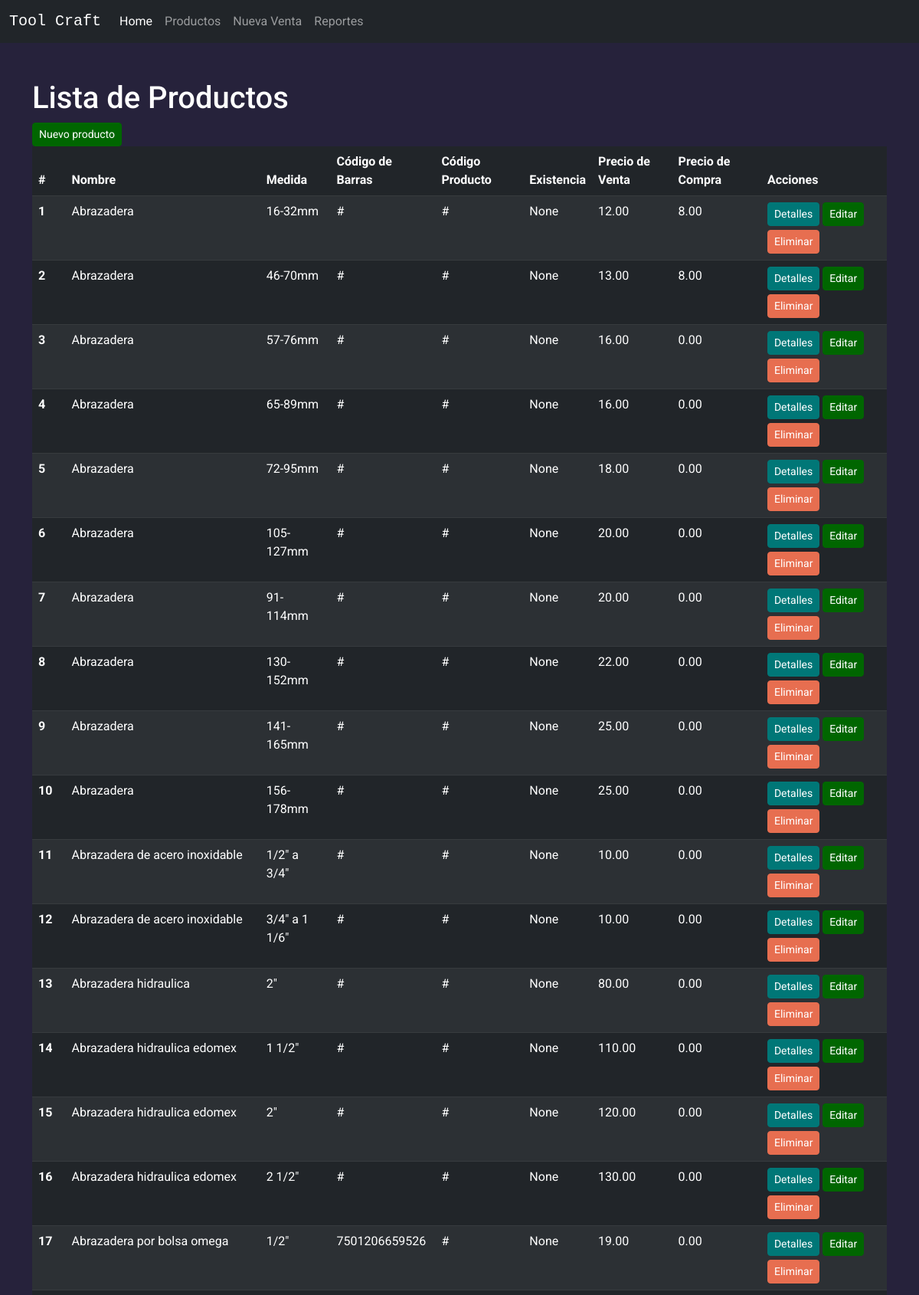
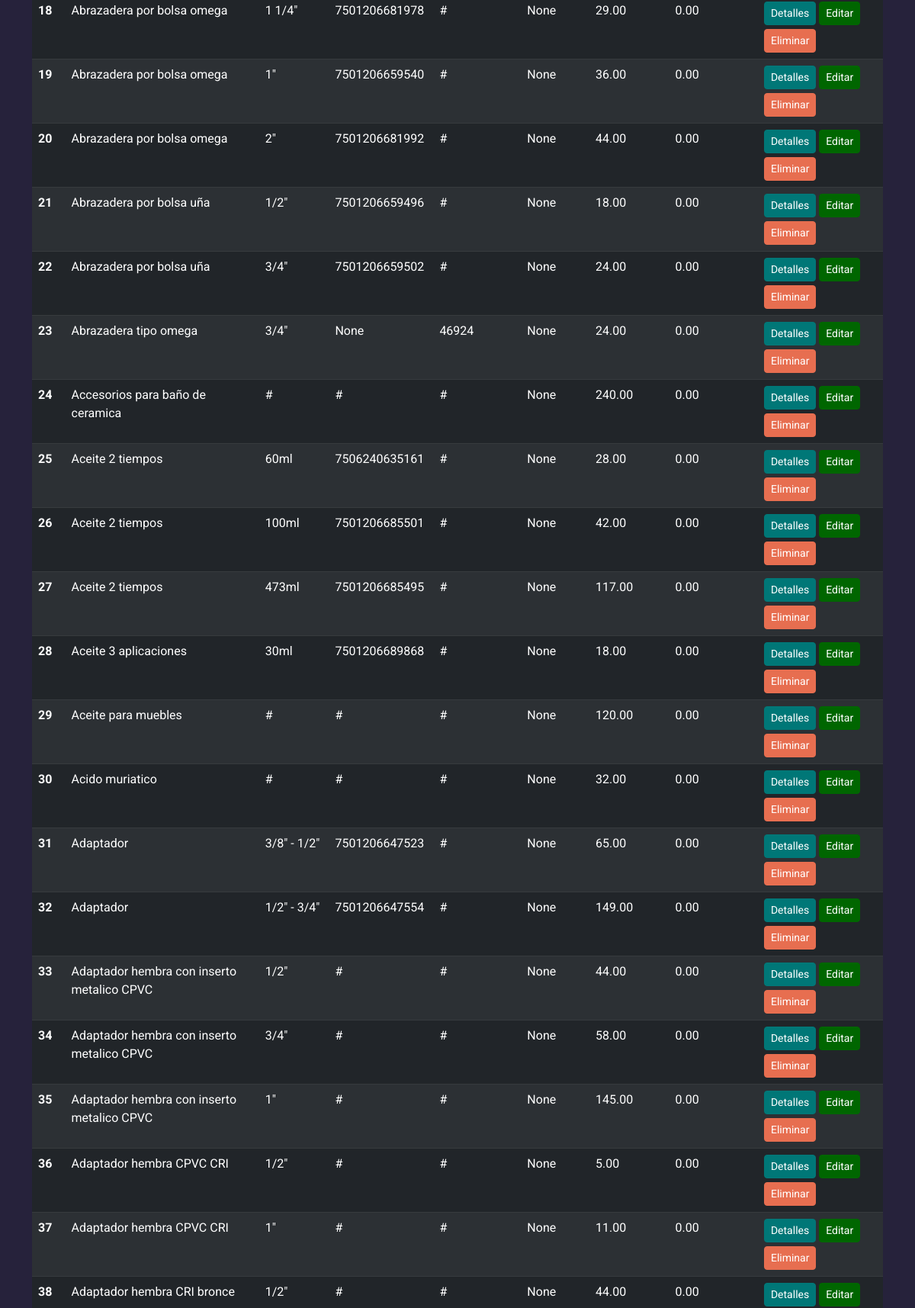
/productos/ (upper part), run on the app's committed database (2 pictures, top to bottom).
### Inventario/models.py (models this page shows, shortened)
class Producto(models.Model):
    nombre = models.CharField(max_length=255, verbose_name='Nombre del Producto')
    medida = models.CharField(max_length=255, verbose_name='Medida (por ejemplo: cm, pulg, kg, oz o litros)', blank=True, null=True,)
    codigo_barras = models.CharField(max_length=255, verbose_name="Codigo de Barra", blank=True, null=True,)
    codigo_producto = models.CharField(blank=True, null=True, max_length=25, verbose_name='Codigo Producto')
    existencia = models.PositiveIntegerField(verbose_name='Existencias Disponible', blank=True, null=True,)
    precio_venta = models.DecimalField(max_digits=10, decimal_places=2, verbose_name='Precio de Venta', blank=True, null=True,)
    precio_compra = models.DecimalField(max_digits=10, decimal_places=2, verbose_name='Precio de Compra', default=0)
    fecha_creacion = models.DateField(auto_now_add=True, verbose_name='Fecha de Creación')
    imagen = models.ImageField(blank=True, null=True, verbose_name='Imagen del Producto')
    class Meta:
        verbose_name_plural = 'Productos'

### Inventario/views.py (the view)
# urls.py: path('productos/', ProductoListView.as_view(), name='producto_list'),
class ProductoListView(ListView):
    model = Producto
    template_name = 'producto_list.html'
    context_object_name = 'productos'

### Venta/context_processor.py (called while the page is built)
def total_venta(request):
    total = float(0)
    if request.user.is_authenticated:
        if "venta" in request.session:
            for key, value in request.session["venta"].items():
                total += float(value.get("acumulado", 0))
    request.session["total_venta"] = total
    request.session.modified = True
    return {"total_venta": total}

### Inventario/templates/producto_list.html (shortened to what this page needs)
{% extends 'base.html' %}
{%load static%}
{%block extra_css%}
<link rel="stylesheet" href="https://cdn.datatables.net/2.0.0/css/dataTables.dataTables.css">
{%endblock%}
{% block content %}
    <h1 >Lista de Productos</h1>
    <a href="{% url 'producto_create'%}" class="btn btn-custom-warning btn-sm">Nuevo producto</a>
    <div>
        <div class="dt-conteiner dt-bootstrap5" >
            <table class="table table-dark table-striped " id="productosTable" >
                <thead>
                <tr>
                    <th scope="col">#</th>
                    <th scope="col">Nombre</th>
                    <th scope="col">Medida</th>
                    <th scope="col">Código de Barras</th>
                    <th scope="col">Código Producto</th>
                    <th scope="col">Existencia</th>
                    <th scope="col">Precio de Venta</th>
                    <th scope="col">Precio de Compra</th>
                    <th scope="col">Acciones</th>
                </tr>
                </thead>
                <tbody>
                {% for producto in object_list %}
                    <tr>
                    <th scope="row">{{ forloop.counter }}</th>
                    <td>{{ producto.nombre }}</td>
                    <td>{{ producto.medida }}</td>
                    <td>{{ producto.codigo_barras }}</td>
                    <td>{{ producto.codigo_producto }}</td>
                    <td>{{ producto.existencia }}</td>
                    <td>{{ producto.precio_venta }}</td>
                    <td>{{ producto.precio_compra }}</td>
                    <td>
                        <a href="#" onclick="return abrir_modal('{% url 'producto_detail' pk=producto.id %}')" class="btn btn-custom-info btn-sm">Detalles</a>
                        <a href="#" onclick="return abrir_modal('{% url 'producto_update' pk=producto.id %}')" class="btn btn-custom-warning btn-sm">Editar</a>
                        <a onclick="return abrir_modal('{% url 'producto_delete' pk=producto.id %}')" href="#" class="btn btn-custom-danger btn-sm" style="margin-top: 5px; ">Eliminar</a>
                    </td>
                    </tr>
                {% endfor %}
                </tbody>
            </table>
        </div>
    </div>
{% endblock %}

### static/css/styleTC.css (style rules this page uses)
body { font-family: "Roboto", Helvetica, sans-serif; background-color: #26223b!important; color: white!important; }
h1, h2, h3, p, a { color: white; }
.btn-custom-info { color: #ffffff!important; background-color: #007777 !important; border-color: #007777; }
.btn-custom-warning { color: #ffffff!important; background-color: #006600 !important; border-color: #006600; }
.btn-custom-danger { color: #ffffff!important; background-color: #e76e50 !important; border-color: #e76e50; }

### data on the page
Producto: nombre "Abrazadera", medida "16-32mm", codigo_barras "#", codigo_producto "#", existencia "None", precio_venta "12.00", precio_compra "8.00"
Producto: nombre "Abrazadera", medida "46-70mm", codigo_barras "#", codigo_producto "#", existencia "None", precio_venta "13.00", precio_compra "8.00"
Producto: nombre "Abrazadera", medida "57-76mm", codigo_barras "#", codigo_producto "#", existencia "None", precio_venta "16.00", precio_compra "0.00"
Producto: nombre "Abrazadera", medida "65-89mm", codigo_barras "#", codigo_producto "#", existencia "None", precio_venta "16.00", precio_compra "0.00"
Producto: nombre "Abrazadera", medida "72-95mm", codigo_barras "#", codigo_producto "#", existencia "None", precio_venta "18.00", precio_compra "0.00"
Producto: nombre "Abrazadera", medida "105-127mm", codigo_barras "#", codigo_producto "#", existencia "None", precio_venta "20.00", precio_compra "0.00"
Producto: nombre "Abrazadera", medida "91-114mm", codigo_barras "#", codigo_producto "#", existencia "None", precio_venta "20.00", precio_compra "0.00"
Producto: nombre "Abrazadera", medida "130-152mm", codigo_barras "#", codigo_producto "#", existencia "None", precio_venta "22.00", precio_compra "0.00"
Producto: nombre "Abrazadera", medida "141-165mm", codigo_barras "#", codigo_producto "#", existencia "None", precio_venta "25.00", precio_compra "0.00"
Producto: nombre "Abrazadera", medida "156-178mm", codigo_barras "#", codigo_producto "#", existencia "None", precio_venta "25.00", precio_compra "0.00"
Producto: nombre "Abrazadera de acero inoxidable", medida "1/2\" a 3/4\"", codigo_barras "#", codigo_producto "#", existencia "None", precio_venta "10.00", precio_compra "0.00"
Producto: nombre "Abrazadera de acero inoxidable", medida "3/4\" a 1 1/6\"", codigo_barras "#", codigo_producto "#", existencia "None", precio_venta "10.00", precio_compra "0.00"
Producto: nombre "Abrazadera hidraulica", medida "2\"", codigo_barras "#", codigo_producto "#", existencia "None", precio_venta "80.00", precio_compra "0.00"
Producto: nombre "Abrazadera hidraulica edomex", medida "1 1/2\"", codigo_barras "#", codigo_producto "#", existencia "None", precio_venta "110.00", precio_compra "0.00"
Producto: nombre "Abrazadera hidraulica edomex", medida "2\"", codigo_barras "#", codigo_producto "#", existencia "None", precio_venta "120.00", precio_compra "0.00"
Producto: nombre "Abrazadera hidraulica edomex", medida "2 1/2\"", codigo_barras "#", codigo_producto "#", existencia "None", precio_venta "130.00", precio_compra "0.00"
Producto: nombre "Abrazadera por bolsa omega", medida "1/2\"", codigo_barras "7501206659526", codigo_producto "#", existencia "None", precio_venta "19.00", precio_compra "0.00"
Producto: nombre "Abrazadera por bolsa omega", medida "1 1/4\"", codigo_barras "7501206681978", codigo_producto "#", existencia "None", precio_venta "29.00", precio_compra "0.00"
Producto: nombre "Abrazadera por bolsa omega", medida "1\"", codigo_barras "7501206659540", codigo_producto "#", existencia "None", precio_venta "36.00", precio_compra "0.00"
Producto: nombre "Abrazadera por bolsa omega", medida "2\"", codigo_barras "7501206681992", codigo_producto "#", existencia "None", precio_venta "44.00", precio_compra "0.00"
Producto: nombre "Abrazadera por bolsa uña", medida "1/2\"", codigo_barras "7501206659496", codigo_producto "#", existencia "None", precio_venta "18.00", precio_compra "0.00"
Producto: nombre "Abrazadera por bolsa uña", medida "3/4\"", codigo_barras "7501206659502", codigo_producto "#", existencia "None", precio_venta "24.00", precio_compra "0.00"
Producto: nombre "Abrazadera tipo omega", medida "3/4\"", codigo_barras "None", codigo_producto "46924", existencia "None", precio_venta "24.00", precio_compra "0.00"
Producto: nombre "Accesorios para baño de ceramica", medida "#", codigo_barras "#", codigo_producto "#", existencia "None", precio_venta "240.00", precio_compra "0.00"
Producto: nombre "Aceite 2 tiempos", medida "60ml", codigo_barras "7506240635161", codigo_producto "#", existencia "None", precio_venta "28.00", precio_compra "0.00"
Producto: nombre "Aceite 2 tiempos", medida "100ml", codigo_barras "7501206685501", codigo_producto "#", existencia "None", precio_venta "42.00", precio_compra "0.00"
Producto: nombre "Aceite 2 tiempos", medida "473ml", codigo_barras "7501206685495", codigo_producto "#", existencia "None", precio_venta "117.00", precio_compra "0.00"
Producto: nombre "Aceite 3 aplicaciones", medida "30ml", codigo_barras "7501206689868", codigo_producto "#", existencia "None", precio_venta "18.00", precio_compra "0.00"
Producto: nombre "Aceite para muebles", medida "#", codigo_barras "#", codigo_producto "#", existencia "None", precio_venta "120.00", precio_compra "0.00"
Producto: nombre "Acido muriatico", medida "#", codigo_barras "#", codigo_producto "#", existencia "None", precio_venta "32.00", precio_compra "0.00"
Producto: nombre "Adaptador", medida "3/8\" - 1/2\"", codigo_barras "7501206647523", codigo_producto "#", existencia "None", precio_venta "65.00", precio_compra "0.00"
Producto: nombre "Adaptador", medida "1/2\" - 3/4\"", codigo_barras "7501206647554", codigo_producto "#", existencia "None", precio_venta "149.00", precio_compra "0.00"
Producto: nombre "Adaptador hembra con inserto metalico CPVC", medida "1/2\"", codigo_barras "#", codigo_producto "#", existencia "None", precio_venta "44.00", precio_compra "0.00"
Producto: nombre "Adaptador hembra con inserto metalico CPVC", medida "3/4\"", codigo_barras "#", codigo_producto "#", existencia "None", precio_venta "58.00", precio_compra "0.00"
Producto: nombre "Adaptador hembra con inserto metalico CPVC", medida "1\"", codigo_barras "#", codigo_producto "#", existencia "None", precio_venta "145.00", precio_compra "0.00"
Producto: nombre "Adaptador hembra CPVC CRI", medida "1/2\"", codigo_barras "#", codigo_producto "#", existencia "None", precio_venta "5.00", precio_compra "0.00"
Producto: nombre "Adaptador hembra CPVC CRI", medida "1\"", codigo_barras "#", codigo_producto "#", existencia "None", precio_venta "11.00", precio_compra "0.00"
Producto: nombre "Adaptador hembra CRI bronce", medida "1/2\"", codigo_barras "#", codigo_producto "#", existencia "None", precio_venta "44.00", precio_compra "0.00"
